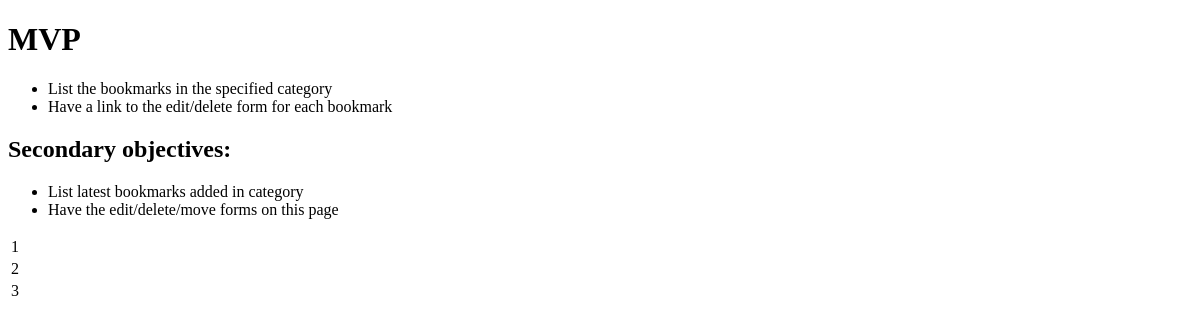
/category.php, run on an earlier commit of the app's database.
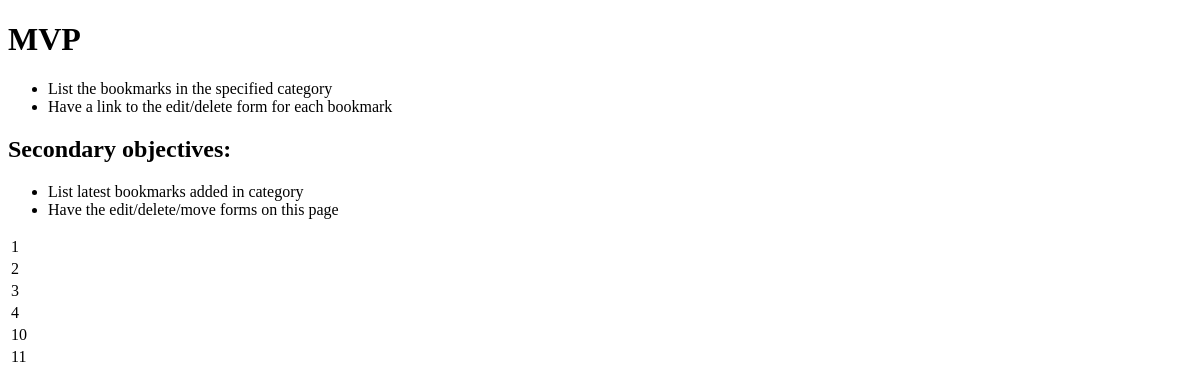
And on a later commit of the database.
### tables this page shows
CREATE TABLE `bookmarks` (
  `id` smallint(6) NOT NULL AUTO_INCREMENT,
  `titre` varchar(50) NOT NULL,
  `url` text NOT NULL,
  `description` text NOT NULL,
  `user_added` smallint(6) NOT NULL,
  `category_id` tinyint(4) unsigned NOT NULL,
  PRIMARY KEY (`id`),
  KEY `category_id` (`category_id`)
);

### category.php (the view, shortened to what this page needs)
<!DOCTYPE html>
<html lang="en">
<head>
</head>
<body>
  <h1>MVP</h1>
  <p>
    <ul>
      <li>List the bookmarks in the specified category</li>
      <li>Have a link to the edit/delete form for each bookmark</li>
    </ul>
  </p>
  <h2>Secondary objectives:</h2>
  <p>
    <ul>
      <li>List latest bookmarks added in category</li>
      <li>Have the edit/delete/move forms on this page</li>
    </ul>
  </p>
  <table>
        <?php
            require('db.php');
            $rep = $bdd->query('SELECT * FROM `bookmarks`');
            while ($data = $rep->fetch()) {
            echo '<tr>';
            echo '<td>'.$data['id'].'</td>';
            echo '<td>'.$data['name'].'</td>';
            echo '</tr>';
            }
        ?>
    </table>
</body>
</html>

What changed in the data, as far as the page shows it:
added bookmarks: id "4"
added bookmarks: id "10"
added bookmarks: id "11"
